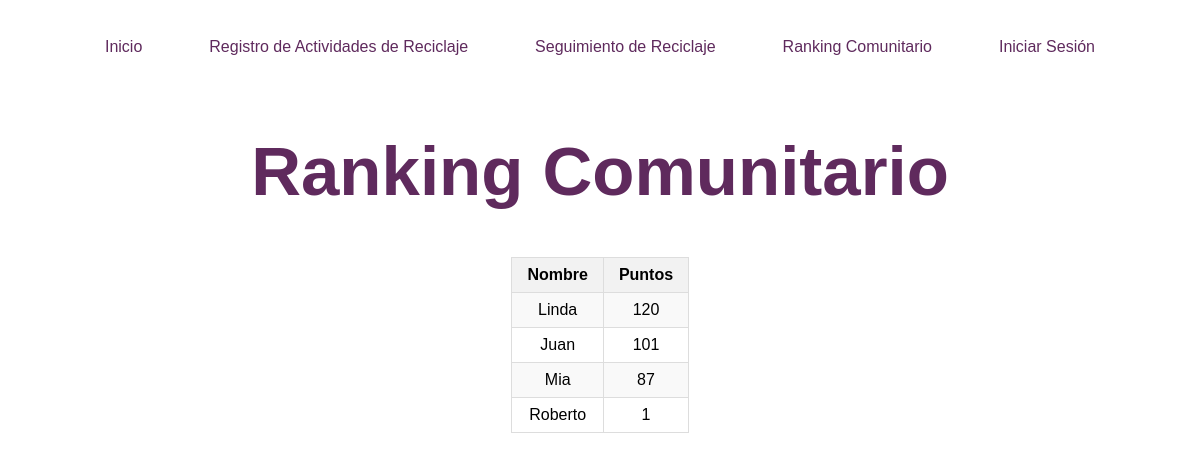
Before: /ranking_comunitario with the older database file.
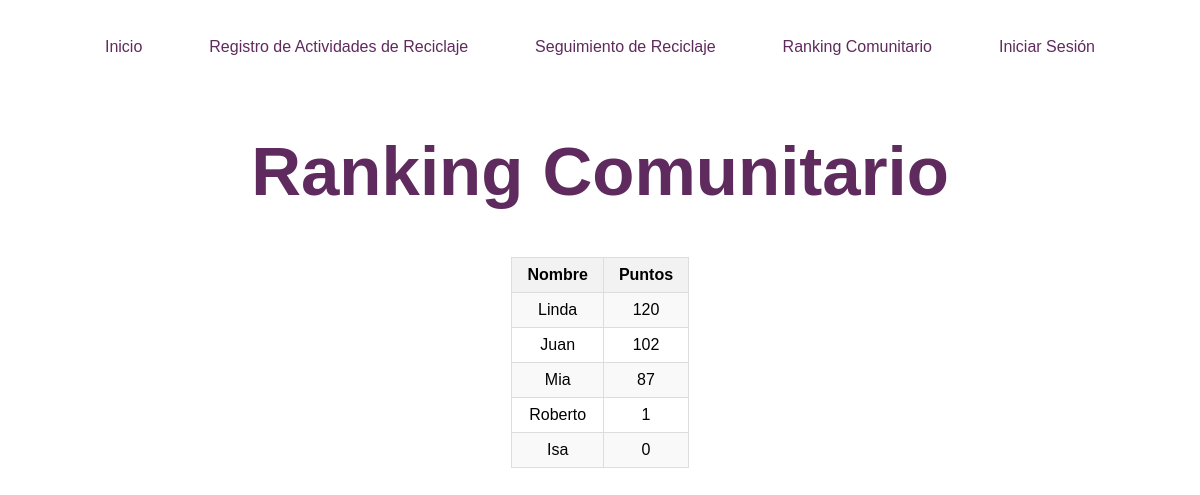
After: the same page with the newer database file.
### tables this page shows
CREATE TABLE usuarios (    id INTEGER PRIMARY KEY,    nombre TEXT NOT NULL,    correo TEXT NOT NULL,    puntos INTEGER, contrasena TEXT);

### app.py (the view)
@app.route('/ranking_comunitario')
def ranking_comunitario():
    usuarios = obtener_usuarios()
    usuarios_ordenados = sorted(usuarios, key=lambda x: x['puntos'], reverse=True)
    return render_template('ranking_comunitario.html', usuarios=usuarios_ordenados)

### app.py (called while the page is built)
def conectar_bd():
    return sqlite3.connect('reciclaje.db')

def obtener_usuarios():
    conn = conectar_bd()
    cursor = conn.cursor()
    cursor.execute('SELECT * FROM usuarios')
    usuarios = cursor.fetchall()
    lista_usuarios = []
    for usuario in usuarios:
        lista_usuarios.append({
            'id': usuario[0],
            'nombre': usuario[1],
            'correo': usuario[2],
            'puntos': usuario[3],
            'contrasena': usuario[4]
        })
    conn.close()
    return lista_usuarios

### templates/ranking_comunitario.html (shortened to what this page needs)
<!DOCTYPE html>
<html lang="en">
<head>
    <link rel="stylesheet" type="text/css" href="{{ url_for('static', filename='main.css') }}">
    <link rel="stylesheet" type="text/css" href="{{ url_for('static', filename='ranking_comunitario.css') }}">
    <link rel="stylesheet" type="text/css" href="{{ url_for('static', filename='seguimiento.css') }}">
</head>
<body>
    <header id="header">
        <ul id="mainMenu">
            <li><a href="/">Inicio</a></li>
            <li><a href="/registro_actividades">Registro de Actividades de Reciclaje</a></li>
            <li><a href="/seguimiento">Seguimiento de Reciclaje</a></li>
            <li><a href="/ranking_comunitario">Ranking Comunitario</a></li>
            {% if 'usuario' in session %}
                <li><a href="/usuario">Usuario</a></li>
            {% else %}
                <li><a href="/inicio_sesion">Iniciar Sesión</a></li>
            {% endif %}
        </ul>
    </header>
    <h1 class="pageTitle">Ranking Comunitario</h1>
    <section class="contentRanking">
        <table>
            <thead>
                <tr>
                    <th>Nombre</th>
                    <th>Puntos</th>
                </tr>
            </thead>
            <tbody>
                {% for usuario in usuarios %}
                    <tr>
                        <td>{{ usuario.nombre }}</td>
                        <td>{{ usuario.puntos }}</td>
                    </tr>
                {% endfor %}
            </tbody>
        </table>
    </section>
</body>
</html>

Changed rows visible on the page:
changed usuarios "Juan": puntos "101" → "102"
added usuarios: nombre "Isa", puntos "0"
